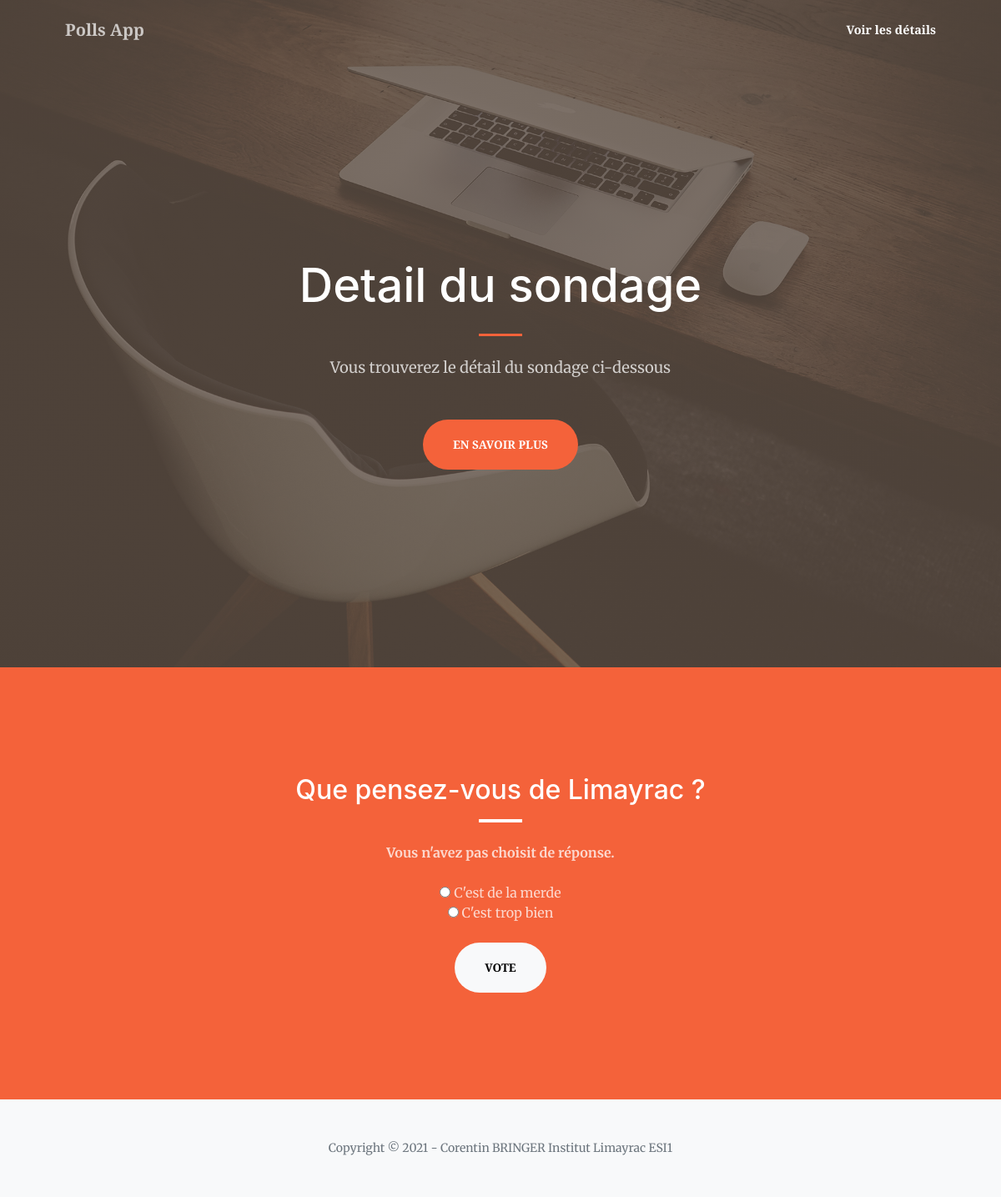
/polls/2/vote/, run on the app's committed database.
### polls/models.py (models this page shows, shortened)
class Question(models.Model):
    question_text = models.CharField(max_length=200)
    pub_date = models.DateTimeField('date publication')

class Choice(models.Model):
    question = models.ForeignKey(Question, on_delete=models.CASCADE)
    choice_text = models.CharField(max_length=200)
    votes = models.IntegerField(default=0)

### polls/views.py (the view)
# urls.py: path('<int:question_id>/vote/', views.vote, name='vote'),
def vote(request, question_id):
    question = get_object_or_404(Question, pk=question_id)
    try:
        selected_choice = question.choice_set.get(pk=request.POST['choice'])
    except (KeyError, Choice.DoesNotExist):
        return render(request, 'polls/detail.html', {
            'question': question,
            'error_message': "Vous n'avez pas choisit de réponse.",
        })
    else:
        selected_choice.votes += 1
        selected_choice.save()
        return HttpResponseRedirect(reverse('polls:results', args=(question.id,)))

### polls/templates/polls/detail.html (shortened to what this page needs)
<!DOCTYPE html>
<html lang="fr">
    <head>
        <link href="https://cdn.jsdelivr.net/npm/bootstrap-icons@1.5.0/font/bootstrap-icons.css" rel="stylesheet" />
        <link href="https://cdnjs.cloudflare.com/ajax/libs/SimpleLightbox/2.1.0/simpleLightbox.min.css" rel="stylesheet" />
        {% load static %}
        <link rel="stylesheet" type="text/css" href="{% static 'homepage/style.css' %}">
    </head>
    <body id="page-top">
        <nav class="navbar navbar-expand-lg navbar-light fixed-top py-3" id="mainNav">
            <div class="container px-4 px-lg-5">
                <a class="navbar-brand" href="/">Polls App</a>
                <div class="collapse navbar-collapse" id="navbarResponsive">
                    <ul class="navbar-nav ms-auto my-2 my-lg-0">
                        <li class="nav-item"><a class="nav-link" href="#about">Voir les détails</a></li>
                    </ul>
                </div>
            </div>
        </nav>
        <header class="masthead">
            <div class="container px-4 px-lg-5 h-100">
                <div class="row gx-4 gx-lg-5 h-100 align-items-center justify-content-center text-center">
                    <div class="col-lg-8 align-self-end">
                        <h1 class="text-white font-weight-bold">Detail du sondage</h1>
                        <hr class="divider" />
                    </div>
                    <div class="col-lg-8 align-self-baseline">
                        <p class="text-white-75 mb-5">Vous trouverez le détail du sondage ci-dessous</p>
                        <a class="btn btn-primary btn-xl" href="#about">En savoir plus</a>
                    </div>
                </div>
            </div>
        </header>
        <section class="page-section bg-primary" id="about">
            <div class="container px-4 px-lg-5">
                <div class="row gx-4 gx-lg-5 justify-content-center">
                    <div class="col-lg-8 text-center">
                        <form action="{% url 'polls:vote' question.id %}" method="post">
                        <fieldset>
                            <legend><h2 class="text-white mt-0">{{ question.question_text }}</h2></legend>
                            <hr class="divider divider-light" />
                            {% if error_message %}<p class="text-white-75 mb-4"><strong>{{ error_message }}</strong></p>{% endif %}
                            {% for choice in question.choice_set.all %}
                                <input type="radio" name="choice" id="choice{{ forloop.counter }}" value="{{ choice.id }}">
                                <label class="text-white-75" for="choice{{ forloop.counter }}">{{ choice.choice_text }}</label><br>
                            {% endfor %}
                        </fieldset>
                        <input class="btn btn-light btn-xl mt-4" type="submit" value="Vote">
                        </form>
                    </div>
                </div>
            </div>
        </section>
        <footer class="bg-light py-5">
            <div class="container px-4 px-lg-5"><div class="small text-center text-muted">Copyright &copy; 2021 - Corentin BRINGER Institut Limayrac ESI1</div></div>
        </footer>
    </body>
</html>

### data on the page
Question: question_text "Que pensez-vous de Limayrac ?"
Choice: choice_text "C'est de la merde"
Choice: choice_text "C'est trop bien"

### other printed values
{{ error_message }} "Vous n'avez pas choisit de réponse."
